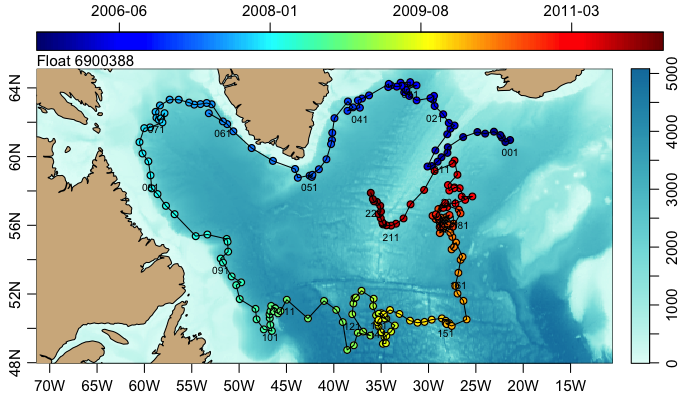

Generate this figure with R:
if (!interactive()) png("bathymetry.png", unit="in", width=7, height=4, pointsize=11, res=100)
library(argoFloats)
library(oce)
ID0 <- '6900388'
if (!exists("index0"))
    index0 <- subset(getIndex(), ID=ID0)

lon <- index0[["longitude"]]
lat <- index0[["latitude"]]
profile <- index0[['profile']]
t <- index0[["date"]]

par(mar=c(2,2,1,1))

cm <- colormap(t, col=oceColorsJet)
drawPalette(colormap=cm, tformat="%Y-%m", pos=3)
plot(index0, bathymetry=TRUE)
points(lon, lat, pch=21, cex=1, bg=cm$zcol, col="black", lwd=1.2)
lines(lon, lat)
sub <- seq(1, length(lon), by=10)
text(lon[sub], lat[sub], profile[sub], cex=2/3, pos=1)
mtext(paste("Float", ID0), adj=0)
if (!interactive()) dev.off()